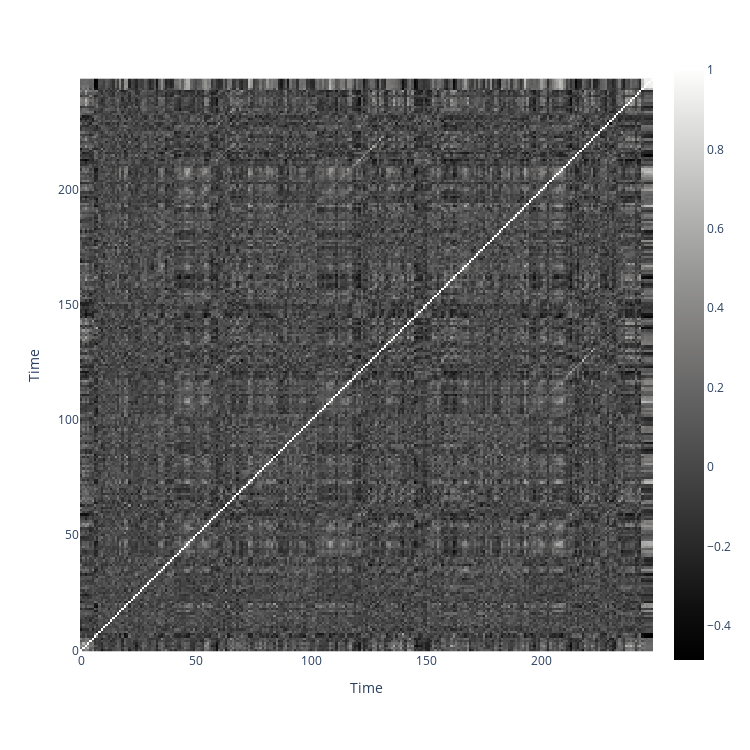

The code cell stored with this chart in its notebook:
### Code cell
from musichook.utils import plots

plots.display_similarity_matrix_px(similarity_matrix)

### Figure 1 — Plotly figure (JSON) as saved in the notebook; plotly's stock layout.template omitted (floating-point values rounded to 4 significant figures; data arrays with more than 128 entries replaced by an {"elided": "..."} marker saying what was removed)
{"data": [{"coloraxis": "coloraxis", "hovertemplate": "x: %{x}<br>y: %{y}<br>color: %{z}<extra></extra>", "name": "0", "type": "heatmap", "xaxis": "x", "yaxis": "y", "z": {"elided": "249x249 float values"}}], "layout": {"coloraxis": {"colorscale": [[0, "rgb(0, 0, 0)"], [0.09091, "rgb(16, 16, 16)"], [0.1818, "rgb(38, 38, 38)"], [0.2727, "rgb(59, 59, 59)"], [0.3636, "rgb(81, 80, 80)"], [0.4545, "rgb(102, 101, 101)"], [0.5455, "rgb(124, 123, 122)"], [0.6364, "rgb(146, 146, 145)"], [0.7273, "rgb(171, 171, 170)"], [0.8182, "rgb(197, 197, 195)"], [0.9091, "rgb(224, 224, 223)"], [1, "rgb(254, 254, 253)"]]}, "height": 750, "margin": {"t": 60}, "width": 750, "xaxis": {"anchor": "y", "constrain": "domain", "domain": [0, 1], "scaleanchor": "y", "title": {"text": "Time"}}, "yaxis": {"anchor": "x", "autorange": true, "constrain": "domain", "domain": [0, 1], "title": {"text": "Time"}}}}
